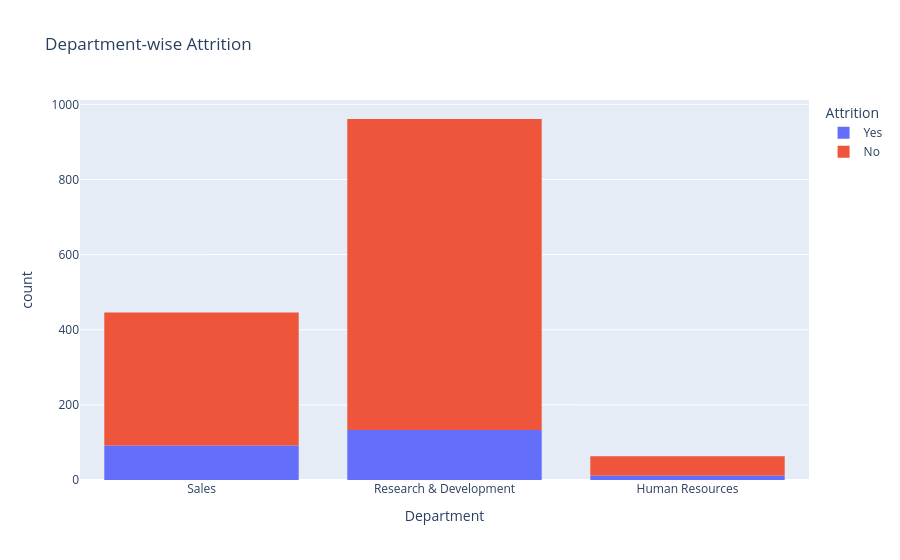

Notebook code for this chart:
### Code cell
# Interactive Plot (Plotly)
fig = px.histogram(
    df,
    x="Department",
    color="Attrition",
    title="Department-wise Attrition"
)

fig.show()

### Figure 1 — Plotly figure (JSON) as saved in the notebook; plotly's stock layout.template omitted (floating-point values rounded to 4 significant figures; data arrays with more than 128 entries replaced by an {"elided": "..."} marker saying what was removed)
{"data": [{"bingroup": "x", "hovertemplate": "Attrition=Yes<br>Department=%{x}<br>count=%{y}<extra></extra>", "legendgroup": "Yes", "marker": {"color": "#636efa", "pattern": {"shape": ""}}, "name": "Yes", "orientation": "v", "showlegend": true, "type": "histogram", "x": {"elided": "237 str values"}, "xaxis": "x", "yaxis": "y"}, {"bingroup": "x", "hovertemplate": "Attrition=No<br>Department=%{x}<br>count=%{y}<extra></extra>", "legendgroup": "No", "marker": {"color": "#EF553B", "pattern": {"shape": ""}}, "name": "No", "orientation": "v", "showlegend": true, "type": "histogram", "x": {"elided": "1233 str values"}, "xaxis": "x", "yaxis": "y"}], "layout": {"barmode": "relative", "legend": {"title": {"text": "Attrition"}, "tracegroupgap": 0}, "title": {"text": "Department-wise Attrition"}, "xaxis": {"anchor": "y", "domain": [0, 1], "title": {"text": "Department"}}, "yaxis": {"anchor": "x", "domain": [0, 1], "title": {"text": "count"}}}}
